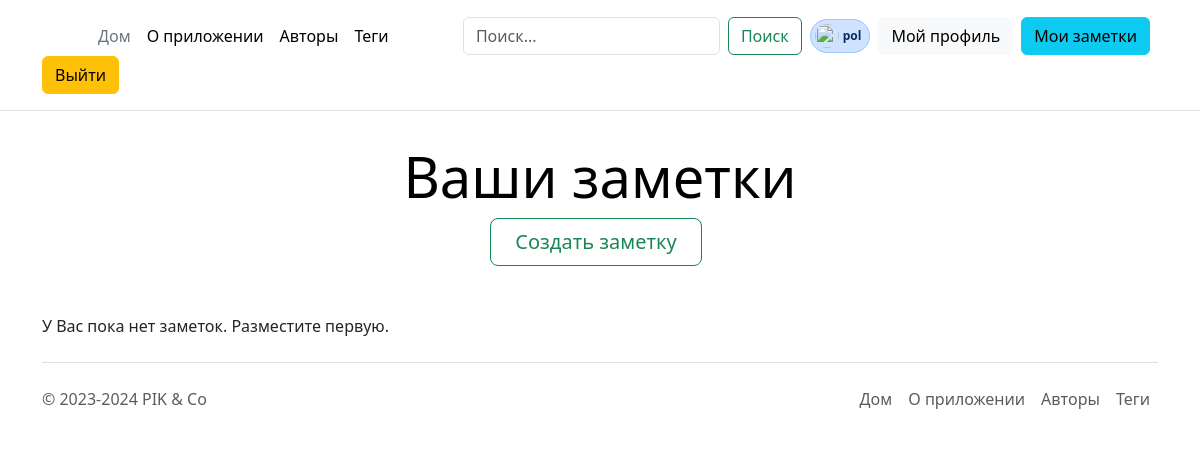
/note/PIK/u_notes (signed in), run on an earlier commit of the app's database.
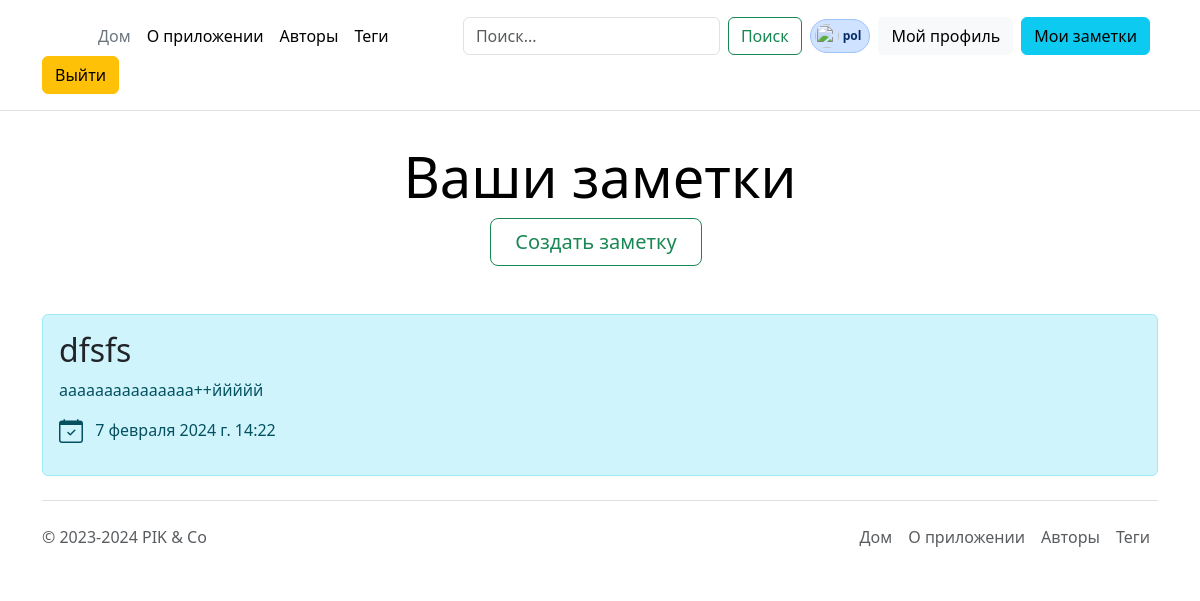
And on a later commit of the database.
### notes/models.py (models this page shows, shortened)
class Note(models.Model):
    uuid = models.UUIDField(primary_key=True, default=uuid.uuid4, editable=False)
    title = models.CharField(max_length=255, verbose_name="Заголовок", help_text="Не более 255 символов")
    anons = models.CharField(max_length=255, verbose_name="Анонс", help_text="Не более 255 символов")
    content = models.TextField(verbose_name="Содержание заметки")
    created_at = models.DateTimeField(auto_now_add=True)
    mod_time = models.DateTimeField(null=True, blank=True, auto_now=True, db_index=True)
    image = models.ImageField(upload_to=upload_to, null=True, blank=True, verbose_name="Превью")
    tags = models.ManyToManyField(Tag, related_name="notes", verbose_name="Теги")
    user = models.ForeignKey(get_user_model(), on_delete=models.CASCADE, verbose_name="Владелец")
    objects = models.Manager()  # Он подключается к базе.
    class Meta:
        ordering = ['-mod_time']  # Сортировка по умолчанию.
        indexes = [
            models.Index(fields=("created_at",), name="created_at_index"),
            models.Index(fields=("mod_time",), name="mod_at_index")
        ]

### notes/views.py (the view)
# urls.py: path("<username>/u_notes", views.your_notes_view, name="your_notes"),
@login_required()
def your_notes_view(request: WSGIRequest, username):
    user = User.objects.get(username=username)
    user_notes = Note.objects.filter(user=user)
    return render(request, 'note/your_notes.html', {"notes": user_notes, "username": username})

### notes/templates/note/your_notes.html (shortened to what this page needs)
{% extends 'base.html' %}
{% block content %}
  <div class='container'>
    <div class="pricing-header p-3 pb-md-4 mx-auto text-center">
      <h1 class="display-4 fw-normal text-body-emphasis">Ваши заметки</h1>
      <div class="pricing-header pb-md-4 mx-auto text-center">
        <a href="{% url 'create' %}" class="btn btn-outline-success btn-lg px-4 me-md-2">Создать заметку</a>
      </div>
    </div>
    {% if notes|length > 0 %}
      {% for note in notes %}
        <div class="alert alert-info">
          <h2>
            <a class="text-dark text-decoration-none" href="{% url 'note' note.uuid %}">{{ note.title }}</a>
          </h2>
          <p>{{ note.anons }}</p>
          <p class="card-text my-3">
            {{ note.created_at }}
          </p>
        </div>
      {% endfor %}
    {% else %}
      <p>У Вас пока нет заметок. Разместите первую.</p>
    {% endif %}
  </div>
{% endblock %}

What changed in the data, as far as the page shows it:
added Note: title "dfsfs", anons "ааааааааааааааа++ййййй", created_at "7 февраля 2024 г. 14:22"
Also different on the page:
text no longer shown: "У Вас пока нет заметок. Разместите первую."
